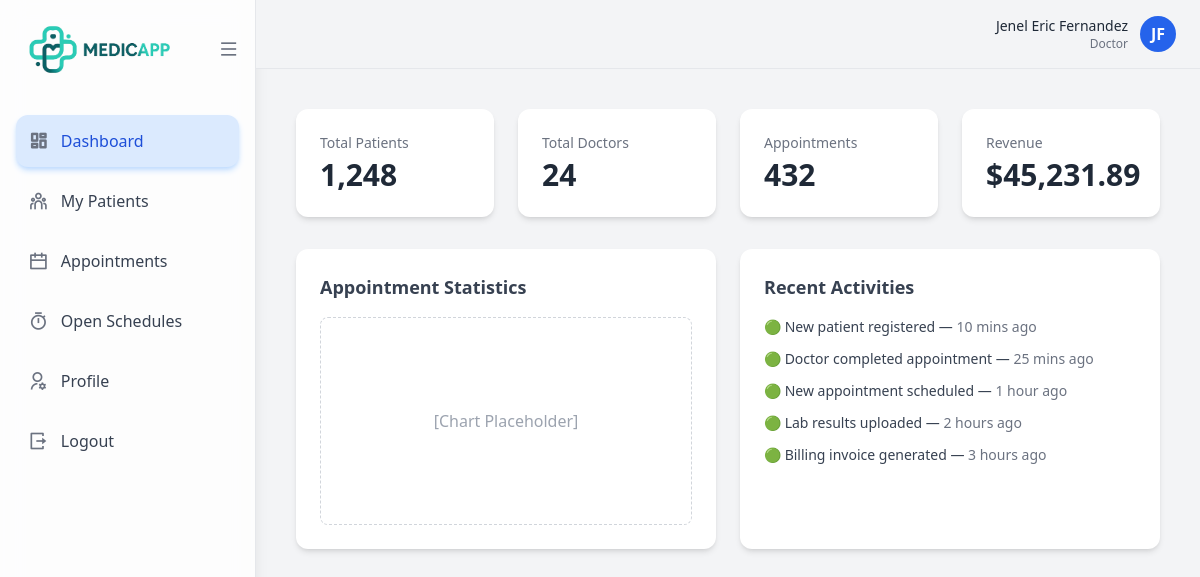
Screenshot of /doctor/dashboard (signed in) with the database file from the repository.
### app.py (models this page shows)
class Doctor(db.Model):
    __tablename__ = "doctor"
    doctor_id: Mapped[int] = mapped_column(Integer, primary_key=True, autoincrement=True)
    firstname: Mapped[str] = mapped_column(String(50))
    middlename: Mapped[str] = mapped_column(String(50), nullable=True)
    lastname: Mapped[str] = mapped_column(String(50))
    age: Mapped[int] = mapped_column(Integer)
    bloodtype: Mapped[str] = mapped_column(String(5), nullable=True)
    height: Mapped[str] = mapped_column(String, nullable=True)
    weight: Mapped[str] = mapped_column(String, nullable=True)
    specialization: Mapped[str] = mapped_column(String(100))
    gender: Mapped[str] = mapped_column(String(20))
    dob: Mapped[str] = mapped_column(String(10))
    pob: Mapped[str] = mapped_column(String(100), nullable=True)
    civilstatus: Mapped[str] = mapped_column(String(20), nullable=True)
    degree: Mapped[str] = mapped_column(String(100), nullable=True)
    nationality: Mapped[str] = mapped_column(String(50), nullable=True)
    religion: Mapped[str] = mapped_column(String(50), nullable=True)
    phone: Mapped[str] = mapped_column(String(20))
    email: Mapped[str] = mapped_column(String(100))
    account_id: Mapped[int] = mapped_column(ForeignKey("account.account_id"), unique=True)
    account: Mapped["Account"] = relationship(back_populates="doctor")
    appointments: Mapped[list["Appointment"]] = relationship(back_populates="doctor")
    records: Mapped[list["MedicalRecord"]] = relationship(back_populates="doctor")
    doctor_schedule = relationship("Doctor_Schedule", back_populates="doctor")

### app.py (the view)
@app.route('/doctor/dashboard')
def doctor_dashboard():
    if 'role' not in session or session['role'] != 'doctor':
        return redirect(url_for('unauthorized'))
    user_id = session.get('user_id')
    doctor = Doctor.query.filter_by(account_id=user_id).first()
    if not doctor:
        flash("Please complete your doctor profile.", "warning")
        return redirect(url_for('doctor_dashboard'))
    appointments = Appointment.query.filter_by(doctor_id=doctor.doctor_id).all()
    return render_template('doctor/doctor_dashboard.html',
                           doctor=doctor,
                           appointments=appointments
                           )

### templates/doctor/doctor_dashboard.html (shortened to what this page needs)
{% extends 'base/layout.html' %}
{% block content %}
<div class="flex h-screen bg-gray-100">
    {% include 'doctor/doctor_sidebar.html' %}
    {% include 'base/notification.html' %}
    <main class="flex-1 overflow-y-auto">
        <header class="bg-gray-100 border-b sticky top-0 z-40">
            <div class="flex items-center justify-between px-6 py-4">
                <div class="flex items-center space-x-3">
                    <div class="hidden sm:block text-right">
                        <p class="text-sm font-medium text-gray-800">{{ doctor.firstname }} {{ doctor.lastname }}</p>
                        <p class="text-xs text-gray-500">Doctor</p>
                    </div>
                    <a href="{{ url_for('doctor_profile', doctor_id=doctor.doctor_id) }}"
                        class="flex items-center gap-2">
                        <div class="w-9 h-9 rounded-full bg-blue-600 text-white grid place-items-center font-semibold">
                            {{ doctor.firstname[0] }}{{ doctor.lastname[0] }}
                        </div>
                    </a>
                </div>
            </div>
        </header>
        <div class="content p-6 lg:p-10">
            <div class="grid grid-cols-4 gap-6 mb-8">
                <div class="bg-white rounded-xl shadow-md p-6 hover:shadow-lg transition">
                    <p class="text-sm text-gray-500">Total Patients</p>
                    <p class="text-3xl font-bold text-gray-800 mt-1">1,248</p>
                </div>
                <div class="bg-white rounded-xl shadow-md p-6 hover:shadow-lg transition">
                    <p class="text-sm text-gray-500">Total Doctors</p>
                    <p class="text-3xl font-bold text-gray-800 mt-1">24</p>
                </div>
                <div class="bg-white rounded-xl shadow-md p-6 hover:shadow-lg transition">
                    <p class="text-sm text-gray-500">Appointments</p>
                    <p class="text-3xl font-bold text-gray-800 mt-1">432</p>
                </div>
                <div class="bg-white rounded-xl shadow-md p-6 hover:shadow-lg transition">
                    <p class="text-sm text-gray-500">Revenue</p>
                    <p class="text-3xl font-bold text-gray-800 mt-1">$45,231.89</p>
                </div>
            </div>
            <div class="grid grid-cols-2 gap-6">
                <div class="bg-white rounded-xl shadow-md p-6">
                    <h3 class="text-lg font-semibold mb-4 text-gray-700">Appointment Statistics</h3>
                    <div class="h-52 flex items-center justify-center border border-dashed border-gray-300 rounded-lg text-gray-400">
                        <span>[Chart Placeholder]</span>
                    </div>
                </div>
                <div class="bg-white rounded-xl shadow-md p-6">
                    <h3 class="text-lg font-semibold mb-4 text-gray-700">Recent Activities</h3>
                    <ul class="space-y-3 text-sm text-gray-700">
                        <li>🟢 New patient registered — <span class="text-gray-500">10 mins ago</span></li>
                        <li>🟢 Doctor completed appointment — <span class="text-gray-500">25 mins ago</span></li>
                        <li>🟢 New appointment scheduled — <span class="text-gray-500">1 hour ago</span></li>
                        <li>🟢 Lab results uploaded — <span class="text-gray-500">2 hours ago</span></li>
                        <li>🟢 Billing invoice generated — <span class="text-gray-500">3 hours ago</span></li>
                    </ul>
                </div>
            </div>
        </div>
    </main>
</div>
{% endblock %}

### rows the page displays
Doctor: firstname "Jenel Eric", lastname "Fernandez", firstname "J", lastname "F"
